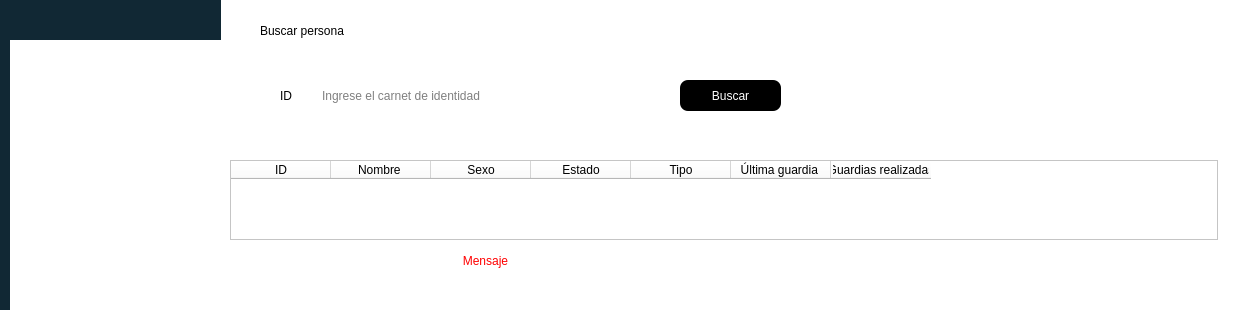
<?xml version="1.0" encoding="UTF-8"?>
<ui version="4.0">
 <class>get_Person</class>
 <widget class="QDialog" name="get_Person">
  <property name="windowModality">
   <enum>Qt::ApplicationModal</enum>
  </property>
  <property name="geometry">
   <rect>
    <x>0</x>
    <y>0</y>
    <width>1250</width>
    <height>310</height>
   </rect>
  </property>
  <property name="minimumSize">
   <size>
    <width>1250</width>
    <height>310</height>
   </size>
  </property>
  <property name="maximumSize">
   <size>
    <width>1250</width>
    <height>310</height>
   </size>
  </property>
  <property name="windowTitle">
   <string>Buscar</string>
  </property>
  <property name="styleSheet">
   <string notr="true">background-color: rgb(255, 255, 255);</string>
  </property>
  <widget class="QLabel" name="label_2">
   <property name="geometry">
    <rect>
     <x>280</x>
     <y>80</y>
     <width>31</width>
     <height>31</height>
    </rect>
   </property>
   <property name="styleSheet">
    <string notr="true">font: 14pt &quot;Arial&quot;;</string>
   </property>
   <property name="text">
    <string>ID</string>
   </property>
   <property name="buddy">
    <cstring>txt_ID</cstring>
   </property>
  </widget>
  <widget class="QLabel" name="lblMensaje2">
   <property name="geometry">
    <rect>
     <x>240</x>
     <y>250</y>
     <width>491</width>
     <height>21</height>
    </rect>
   </property>
   <property name="styleSheet">
    <string notr="true">color: rgb(255, 0, 0);
font: 14pt &quot;Arial&quot;;</string>
   </property>
   <property name="text">
    <string>Mensaje</string>
   </property>
   <property name="alignment">
    <set>Qt::AlignCenter</set>
   </property>
  </widget>
  <widget class="QLabel" name="label_3">
   <property name="geometry">
    <rect>
     <x>260</x>
     <y>10</y>
     <width>151</width>
     <height>41</height>
    </rect>
   </property>
   <property name="styleSheet">
    <string notr="true">font: 900 14pt &quot;Segoe UI Black&quot;;</string>
   </property>
   <property name="text">
    <string>Buscar persona</string>
   </property>
  </widget>
  <widget class="QPushButton" name="btnB">
   <property name="geometry">
    <rect>
     <x>680</x>
     <y>80</y>
     <width>101</width>
     <height>31</height>
    </rect>
   </property>
   <property name="cursor">
    <cursorShape>OpenHandCursor</cursorShape>
   </property>
   <property name="styleSheet">
    <string notr="true">font: 14pt &quot;Arial&quot;;
background-color: rgb(0, 0, 0);
color: rgb(255, 255, 255);


border-radius:8px</string>
   </property>
   <property name="text">
    <string>Buscar</string>
   </property>
  </widget>
  <widget class="QLineEdit" name="txt_ID">
   <property name="geometry">
    <rect>
     <x>320</x>
     <y>80</y>
     <width>261</width>
     <height>31</height>
    </rect>
   </property>
   <property name="styleSheet">
    <string notr="true">font: 14pt &quot;Arial&quot;;
border-radius:8px</string>
   </property>
   <property name="placeholderText">
    <string>Ingrese el carnet de identidad</string>
   </property>
  </widget>
  <widget class="QTableWidget" name="tblPersona">
   <property name="geometry">
    <rect>
     <x>230</x>
     <y>160</y>
     <width>988</width>
     <height>80</height>
    </rect>
   </property>
   <property name="minimumSize">
    <size>
     <width>988</width>
     <height>80</height>
    </size>
   </property>
   <property name="maximumSize">
    <size>
     <width>988</width>
     <height>16777215</height>
    </size>
   </property>
   <property name="font">
    <font>
     <family>Segoe UI Black</family>
     <pointsize>9</pointsize>
     <bold>true</bold>
    </font>
   </property>
   <property name="styleSheet">
    <string notr="true">background-color: rgb(255, 255, 255);</string>
   </property>
   <column>
    <property name="text">
     <string>ID</string>
    </property>
   </column>
   <column>
    <property name="text">
     <string>Nombre </string>
    </property>
   </column>
   <column>
    <property name="text">
     <string>Sexo</string>
    </property>
   </column>
   <column>
    <property name="text">
     <string>Estado</string>
    </property>
   </column>
   <column>
    <property name="text">
     <string>Tipo</string>
    </property>
   </column>
   <column>
    <property name="text">
     <string>Última guardia </string>
    </property>
   </column>
   <column>
    <property name="text">
     <string>Guardias realizadas</string>
    </property>
   </column>
  </widget>
  <widget class="QLabel" name="label">
   <property name="geometry">
    <rect>
     <x>0</x>
     <y>0</y>
     <width>221</width>
     <height>351</height>
    </rect>
   </property>
   <property name="styleSheet">
    <string notr="true">background-color: rgb(17, 40, 52);</string>
   </property>
   <property name="text">
    <string/>
   </property>
   <property name="pixmap">
    <pixmap>../images/orca.png</pixmap>
   </property>
  </widget>
  <widget class="QLabel" name="label_8">
   <property name="geometry">
    <rect>
     <x>10</x>
     <y>40</y>
     <width>211</width>
     <height>281</height>
    </rect>
   </property>
   <property name="text">
    <string/>
   </property>
   <property name="pixmap">
    <pixmap>../images/orca.png</pixmap>
   </property>
   <property name="scaledContents">
    <bool>true</bool>
   </property>
  </widget>
 </widget>
 <resources/>
 <connections/>
</ui>
